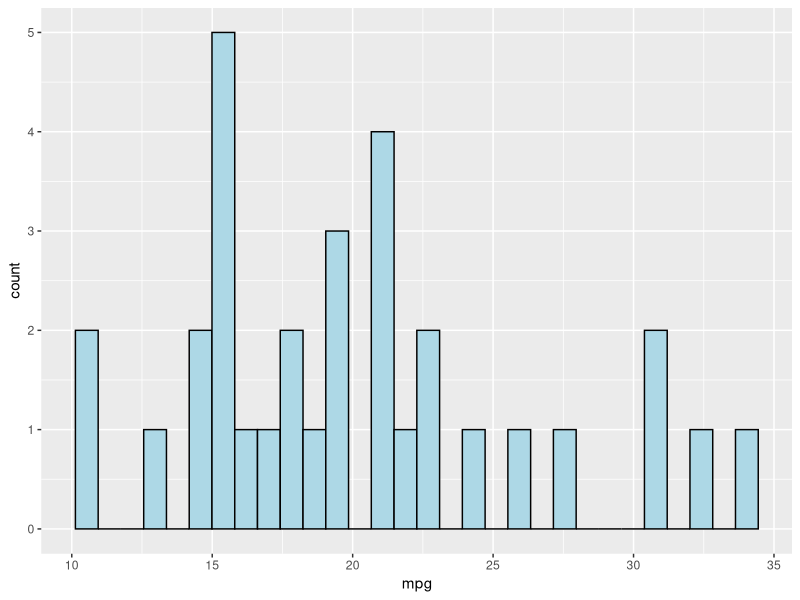
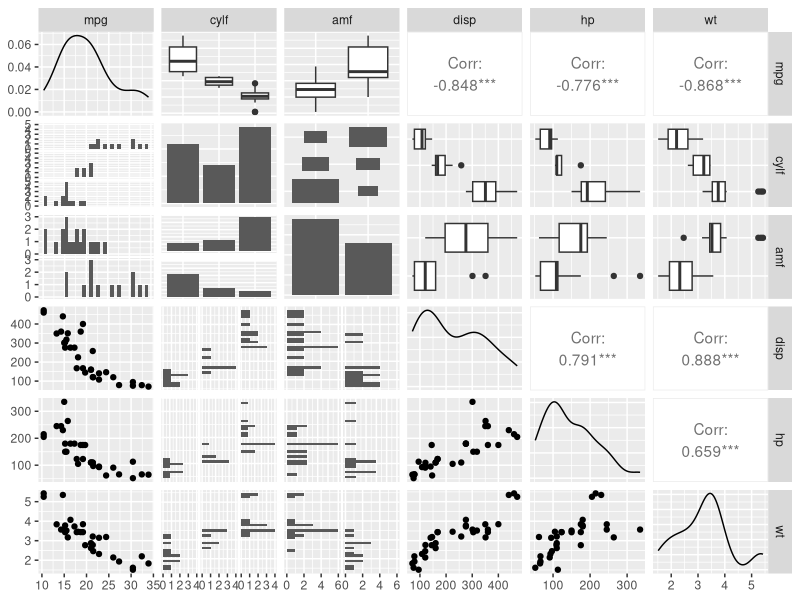
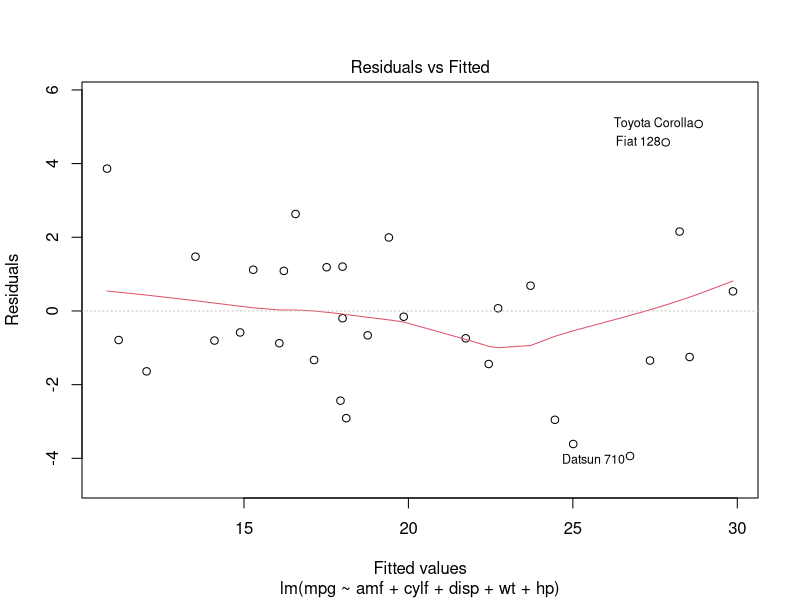
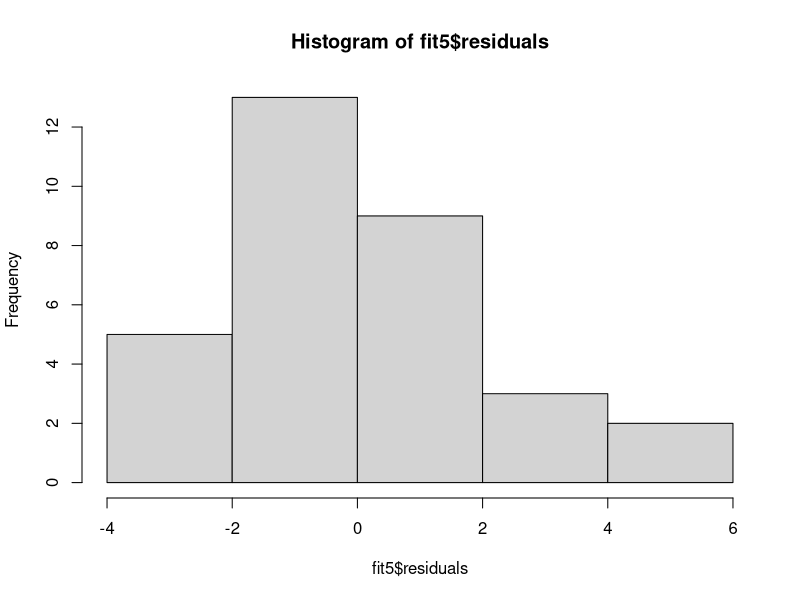

Write the R code that produced these figures, in order.
# Linear Regression Models
# Assignment analysis  

library(ggplot2)
library(dplyr)
library(car)
library(GGally)

data(mtcars)
head(mtcars)

# The target variable - check for normality
ggplot(mtcars, aes(mpg)) + geom_histogram(fill="lightblue", color="black")
shapiro.test(mtcars$mpg)

# check correlated variables
cor(mtcars)[1,]

# Transform cyl and am to factors
# Select only highly correlated factors
mtc2 <- mtcars %>% 
	dplyr::mutate(cylf = factor(cyl), amf=factor(am)) %>%
	dplyr::select(mpg, cylf, amf,  disp, hp, wt)

# pairs plot for selected variables
ggpairs(mtc2)

# Model selection procedure
fit1 <- lm(mpg ~ amf, data=mtc2)
fit2 <- update(fit1, mpg~amf+cylf)
fit3 <- update(fit1, mpg~amf+cylf+disp)
fit4 <- update(fit1, mpg~amf+cylf+disp+wt)
fit5 <- update(fit1, mpg~amf+cylf+disp+wt+hp)
anova(fit1, fit2, fit3, fit4, fit5)
summary(fit5)
fit6 <- update(fit1, mpg~amf+wt+hp)
anova(fit1, fit2, fit3, fit4, fit5, fit6)
summary(fit6)
vif(fit5)
vif(fit6)

# Residuals diagnostics
plot(fit5, which=1)
res <- fit5$residuals
hist(fit5$residuals)
shapiro.test(fit5$residuals)
